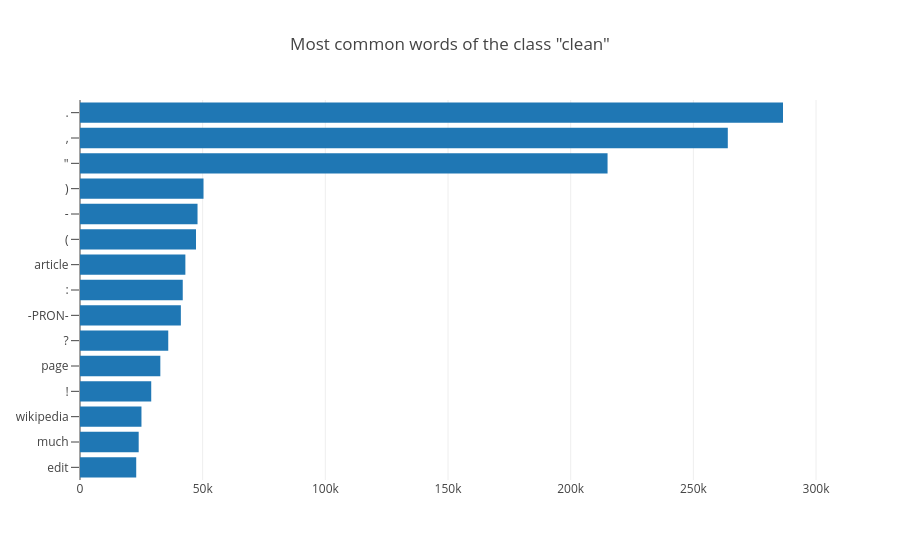

The code cell stored with this chart in its notebook:
### Code cell
most_common_words("clean")

### Figure 1 — Plotly figure (JSON) as saved in the notebook; plotly's stock layout.template omitted (floating-point values rounded to 4 significant figures)
{"data": [{"orientation": "h", "type": "bar", "x": [22914, 23921, 25049, 29032, 32744, 35971, 41109, 41879, 42947, 47280, 47906, 50342, 215031, 264041, 286539], "y": ["edit", "much", "wikipedia", "!", "page", "?", "-PRON-", ":", "article", "(", "-", ")", "\"", ",", "."]}], "layout": {"title": "Most common words of the class \"clean\"", "yaxis": {"ticklen": 8}}}
